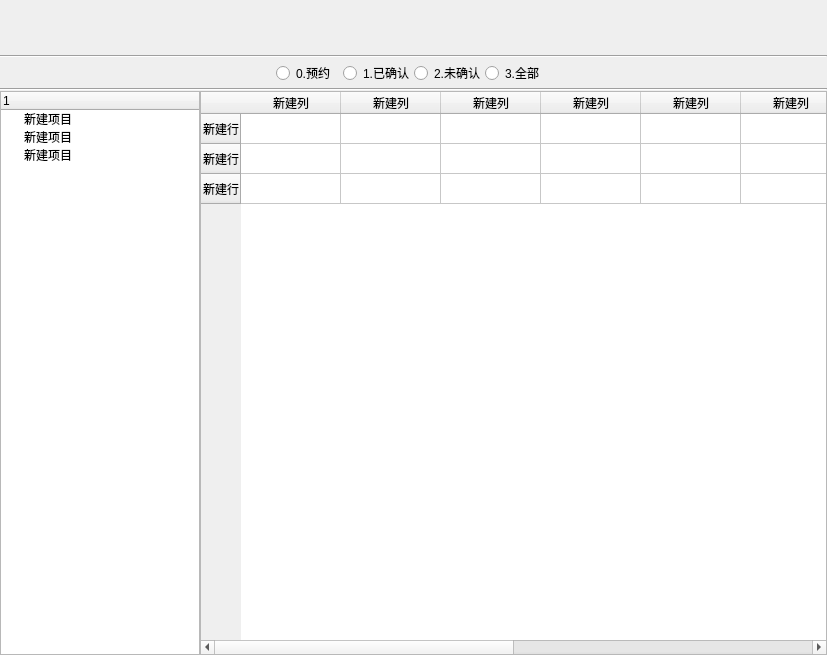
<?xml version="1.0" encoding="UTF-8"?>
<ui version="4.0">
 <class>RentalDocumentWidget</class>
 <widget class="QWidget" name="RentalDocumentWidget">
  <property name="geometry">
   <rect>
    <x>0</x>
    <y>0</y>
    <width>827</width>
    <height>655</height>
   </rect>
  </property>
  <property name="windowTitle">
   <string>Form</string>
  </property>
  <layout class="QVBoxLayout" name="mainVerticalLayout" stretch="0,0,0,0,1">
   <property name="spacing">
    <number>0</number>
   </property>
   <property name="leftMargin">
    <number>0</number>
   </property>
   <property name="topMargin">
    <number>0</number>
   </property>
   <property name="rightMargin">
    <number>0</number>
   </property>
   <property name="bottomMargin">
    <number>0</number>
   </property>
   <item>
    <widget class="QWidget" name="toolbarWidget" native="true">
     <property name="minimumSize">
      <size>
       <width>0</width>
       <height>55</height>
      </size>
     </property>
     <property name="maximumSize">
      <size>
       <width>16777215</width>
       <height>55</height>
      </size>
     </property>
     <layout class="QHBoxLayout" name="toolBarHorizonLayout" stretch="">
      <property name="spacing">
       <number>0</number>
      </property>
      <property name="leftMargin">
       <number>0</number>
      </property>
      <property name="topMargin">
       <number>0</number>
      </property>
      <property name="rightMargin">
       <number>0</number>
      </property>
      <property name="bottomMargin">
       <number>0</number>
      </property>
     </layout>
    </widget>
   </item>
   <item>
    <widget class="Line" name="line">
     <property name="lineWidth">
      <number>1</number>
     </property>
     <property name="orientation">
      <enum>Qt::Horizontal</enum>
     </property>
    </widget>
   </item>
   <item>
    <widget class="QWidget" name="statusWidget" native="true">
     <property name="minimumSize">
      <size>
       <width>0</width>
       <height>30</height>
      </size>
     </property>
     <property name="maximumSize">
      <size>
       <width>16777215</width>
       <height>30</height>
      </size>
     </property>
     <layout class="QHBoxLayout" name="statusHorizonLayout">
      <property name="spacing">
       <number>0</number>
      </property>
      <property name="leftMargin">
       <number>0</number>
      </property>
      <property name="topMargin">
       <number>0</number>
      </property>
      <property name="rightMargin">
       <number>0</number>
      </property>
      <property name="bottomMargin">
       <number>0</number>
      </property>
      <item>
       <widget class="QWidget" name="widget" native="true"/>
      </item>
      <item>
       <widget class="QWidget" name="radioWidget" native="true">
        <layout class="QHBoxLayout" name="radioHorizonLayout">
         <property name="spacing">
          <number>0</number>
         </property>
         <property name="leftMargin">
          <number>0</number>
         </property>
         <property name="topMargin">
          <number>0</number>
         </property>
         <property name="rightMargin">
          <number>0</number>
         </property>
         <property name="bottomMargin">
          <number>0</number>
         </property>
         <item>
          <widget class="QRadioButton" name="reservationRadio">
           <property name="text">
            <string>0.预约</string>
           </property>
          </widget>
         </item>
         <item>
          <widget class="QRadioButton" name="unconfirmedRadio">
           <property name="text">
            <string>1.已确认</string>
           </property>
          </widget>
         </item>
         <item>
          <widget class="QRadioButton" name="confirmedRadio">
           <property name="text">
            <string>2.未确认</string>
           </property>
          </widget>
         </item>
         <item>
          <widget class="QRadioButton" name="totalRadio">
           <property name="text">
            <string>3.全部</string>
           </property>
          </widget>
         </item>
        </layout>
       </widget>
      </item>
      <item>
       <widget class="QWidget" name="widget_3" native="true"/>
      </item>
     </layout>
    </widget>
   </item>
   <item>
    <widget class="Line" name="line_2">
     <property name="orientation">
      <enum>Qt::Horizontal</enum>
     </property>
    </widget>
   </item>
   <item>
    <widget class="QWidget" name="documentWidget" native="true">
     <layout class="QHBoxLayout" name="documentHorizonLayout">
      <property name="spacing">
       <number>0</number>
      </property>
      <property name="leftMargin">
       <number>0</number>
      </property>
      <property name="topMargin">
       <number>0</number>
      </property>
      <property name="rightMargin">
       <number>0</number>
      </property>
      <property name="bottomMargin">
       <number>0</number>
      </property>
      <item>
       <widget class="QTreeWidget" name="clientTreeWidget">
        <property name="minimumSize">
         <size>
          <width>200</width>
          <height>0</height>
         </size>
        </property>
        <property name="maximumSize">
         <size>
          <width>200</width>
          <height>16777215</height>
         </size>
        </property>
        <column>
         <property name="text">
          <string>1</string>
         </property>
        </column>
        <item>
         <property name="text">
          <string>新建项目</string>
         </property>
        </item>
        <item>
         <property name="text">
          <string>新建项目</string>
         </property>
        </item>
        <item>
         <property name="text">
          <string>新建项目</string>
         </property>
        </item>
       </widget>
      </item>
      <item>
       <widget class="QTableWidget" name="docTableWidget">
        <row>
         <property name="text">
          <string>新建行</string>
         </property>
        </row>
        <row>
         <property name="text">
          <string>新建行</string>
         </property>
        </row>
        <row>
         <property name="text">
          <string>新建行</string>
         </property>
        </row>
        <column>
         <property name="text">
          <string>新建列</string>
         </property>
        </column>
        <column>
         <property name="text">
          <string>新建列</string>
         </property>
        </column>
        <column>
         <property name="text">
          <string>新建列</string>
         </property>
        </column>
        <column>
         <property name="text">
          <string>新建列</string>
         </property>
        </column>
        <column>
         <property name="text">
          <string>新建列</string>
         </property>
        </column>
        <column>
         <property name="text">
          <string>新建列</string>
         </property>
        </column>
        <column>
         <property name="text">
          <string>新建列</string>
         </property>
        </column>
        <column>
         <property name="text">
          <string>新建列</string>
         </property>
        </column>
        <column>
         <property name="text">
          <string>新建列</string>
         </property>
        </column>
        <column>
         <property name="text">
          <string>新建列</string>
         </property>
        </column>
       </widget>
      </item>
     </layout>
    </widget>
   </item>
  </layout>
 </widget>
 <resources/>
 <connections/>
</ui>
